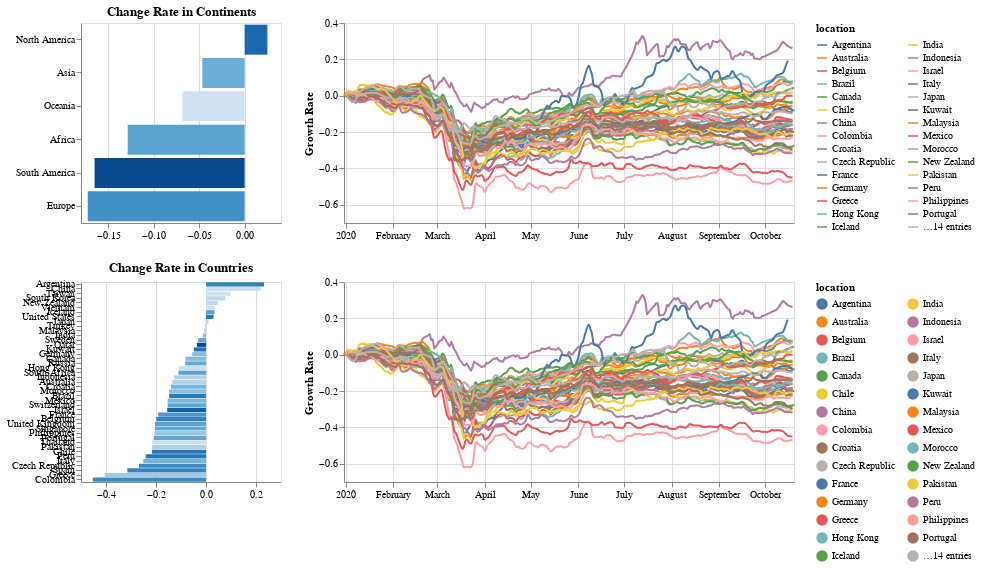

This figure's notebook cell:
### Markdown cell above
### Answer: YES! 

This chart is sorted by descending drop rate. For most of countries, dropped more means recovers more slowly. One outlier is Argentina. It sits 5th from the bottom, dropped most also recovered most. Also for many asian countries, e.g. South Korea, Japan..., they recovers fast even though they were more seriously attacked. Here, we created a wonderful interactive panel for you to discovery:

- the difference among continents
- the difference among countries in one continent
- the whole development of the growth line

_*Click the continent bar to see the difference among countries of this continent. You can also switch to One-Country-View by clicking the country name in the lower bar chart. To the right are the stock growth line of the selected stock markets. Don't forget to hover the mouse to see the date.
To clearify the comparison, the price on 19 Feb. was set as benchmark price, and the growth rate of others day was calculated accordingly.*_

### Code cell
alt.data_transformers.disable_max_rows()

selector = alt.selection_single(empty='all', fields=['continent'])
selector2 = alt.selection_single(empty='all', fields=['location'])

bar_country = alt.Chart(change_rate_indices_by_country).mark_bar().encode(
    alt.X('change_rate:Q', 
          title=None),
#           'Change Rate (19 Feb.- 14 Oct.)'),
    alt.Y('location:O',
          sort = alt.SortField(field = 'change_rate', order ='descending'),
          title=None),
    color=alt.Color('total_cases_per_million:Q',scale=alt.Scale(type='sqrt'), legend=None),
    tooltip = ['location', 'change_rate_percentage']
).properties(
    title = 'Change Rate in Countries',
    width = 200,
    height = 200,
).transform_filter(
    selector
).add_selection(
    selector2
)


bar_continent = alt.Chart(change_rate_indices_by_continent).mark_bar().encode(
    alt.X('change_rate:Q', 
          title=None),
    alt.Y('continent:O',
          sort = alt.SortField(field = 'change_rate', order ='descending'),
          title=None),
    color=alt.Color(
        'total_cases_per_million:Q',
        scale=alt.Scale(type='sqrt'),
    legend=None),
    tooltip = ['continent', 'change_rate_percentage']
).properties(
    title = 'Change Rate in Continents',
    width = 200,
    height = 200,
).add_selection(
    selector
)

###########################################

nearest2 = alt.selection(type='single', nearest=True, on='mouseover',
                        fields=['Date'], empty='none')

# The basic line
line = alt.Chart(world_index_hist_vertical_merged).mark_line(interpolate='basis').encode(
    alt.X('Date', title=None),
    alt.Y('Daily Change Rate', title='Growth Rate'),
    color=alt.Color('location', legend=alt.Legend(columns=2))
).properties(
    width=450, height=200    
).transform_filter(
    selector
)

line2 = alt.Chart(world_index_hist_vertical_merged).mark_line(interpolate='basis').encode(
    alt.X('Date', title=None),
    alt.Y('Daily Change Rate', title='Growth Rate'),
    color=alt.Color('location', legend=alt.Legend(columns=2)),
    tooltip = 'Date'
).transform_filter(
    selector2
)

selectors2 = alt.Chart(world_index_hist_vertical_merged).mark_point().encode(
    x='Date',
    opacity=alt.value(0),
).add_selection(
    nearest2
)


points2 = line2.mark_point().encode(
    opacity=alt.condition(nearest2, alt.value(1), alt.value(0))
)

text2 = line2.mark_text(align='left', dx=10, dy=-20).encode(
    text=alt.condition(nearest2, 'Date', alt.value(' '))
)

rules2 = alt.Chart(world_index_hist_vertical_merged).mark_rule(color='gray').encode(
    x='Date',
).transform_filter(
    nearest2
)


hist2 = alt.layer(
    line2, selectors2, points2, rules2, text2
).properties(
    width=450, height=200
)


(bar_continent | line)   & (bar_country | hist2)

### Figure 1 — Vega-Lite specification as saved in the notebook (floating-point values rounded to 4 significant figures; data arrays with more than 128 entries replaced by an {"elided": "..."} marker saying what was removed)
{"config": {"view": {"continuousWidth": 400, "continuousHeight": 300}}, "vconcat": [{"hconcat": [{"data": {"name": "data-2be8bad892a8cc6f79610defa8028ba7"}, "mark": "bar", "encoding": {"color": {"type": "quantitative", "field": "total_cases_per_million", "legend": null, "scale": {"type": "sqrt"}}, "tooltip": [{"type": "nominal", "field": "continent"}, {"type": "nominal", "field": "change_rate_percentage"}], "x": {"type": "quantitative", "field": "change_rate", "title": null}, "y": {"type": "ordinal", "field": "continent", "sort": {"field": "change_rate", "order": "descending"}, "title": null}}, "height": 200, "selection": {"selector001": {"type": "single", "empty": "all", "fields": ["continent"]}}, "title": "Change Rate in Continents", "width": 200}, {"data": {"name": "data-0c386a404825105d4674d6dd635f9f4a"}, "mark": {"type": "line", "interpolate": "basis"}, "encoding": {"color": {"type": "nominal", "field": "location", "legend": {"columns": 2}}, "x": {"type": "temporal", "field": "Date", "title": null}, "y": {"type": "quantitative", "field": "Daily Change Rate", "title": "Growth Rate"}}, "height": 200, "transform": [{"filter": {"selection": "selector001"}}], "width": 450}]}, {"hconcat": [{"data": {"name": "data-57914bb45338b659df44989384dd0c97"}, "mark": "bar", "encoding": {"color": {"type": "quantitative", "field": "total_cases_per_million", "legend": null, "scale": {"type": "sqrt"}}, "tooltip": [{"type": "nominal", "field": "location"}, {"type": "nominal", "field": "change_rate_percentage"}], "x": {"type": "quantitative", "field": "change_rate", "title": null}, "y": {"type": "ordinal", "field": "location", "sort": {"field": "change_rate", "order": "descending"}, "title": null}}, "height": 200, "selection": {"selector002": {"type": "single", "empty": "all", "fields": ["location"]}}, "title": "Change Rate in Countries", "transform": [{"filter": {"selection": "selector001"}}], "width": 200}, {"layer": [{"mark": {"type": "line", "interpolate": "basis"}, "encoding": {"color": {"type": "nominal", "field": "location", "legend": {"columns": 2}}, "tooltip": {"type": "temporal", "field": "Date"}, "x": {"type": "temporal", "field": "Date", "title": null}, "y": {"type": "quantitative", "field": "Daily Change Rate", "title": "Growth Rate"}}, "transform": [{"filter": {"selection": "selector002"}}]}, {"mark": "point", "encoding": {"opacity": {"value": 0}, "x": {"type": "temporal", "field": "Date"}}, "selection": {"selector003": {"type": "single", "nearest": true, "on": "mouseover", "fields": ["Date"], "empty": "none"}}}, {"mark": "point", "encoding": {"color": {"type": "nominal", "field": "location", "legend": {"columns": 2}}, "opacity": {"condition": {"value": 1, "selection": "selector003"}, "value": 0}, "tooltip": {"type": "temporal", "field": "Date"}, "x": {"type": "temporal", "field": "Date", "title": null}, "y": {"type": "quantitative", "field": "Daily Change Rate", "title": "Growth Rate"}}, "transform": [{"filter": {"selection": "selector002"}}]}, {"mark": {"type": "rule", "color": "gray"}, "encoding": {"x": {"type": "temporal", "field": "Date"}}, "transform": [{"filter": {"selection": "selector003"}}]}, {"mark": {"type": "text", "align": "left", "dx": 10, "dy": -20}, "encoding": {"color": {"type": "nominal", "field": "location", "legend": {"columns": 2}}, "text": {"condition": {"type": "temporal", "field": "Date", "selection": "selector003"}, "value": " "}, "tooltip": {"type": "temporal", "field": "Date"}, "x": {"type": "temporal", "field": "Date", "title": null}, "y": {"type": "quantitative", "field": "Daily Change Rate", "title": "Growth Rate"}}, "transform": [{"filter": {"selection": "selector002"}}]}], "data": {"name": "data-0c386a404825105d4674d6dd635f9f4a"}, "height": 200, "width": 450}]}], "$schema": "https://vega.github.io/schema/vega-lite/v4.8.1.json", "datasets": {"data-2be8bad892a8cc6f79610defa8028ba7": [{"continent": "Africa", "change_rate": -0.1286, "id": 607.0, "Latitude (average)": 1.5, "Longitude (average)": 9.5, "total_cases_per_million": 8445.0, "change_rate_percentage": "-12.86%"}, {"continent": "Asia", "change_rate": -0.04655, "id": 459.3, "Latitude (average)": 19.38, "Longitude (average)": 96.93, "total_cases_per_million": 6962.0, "change_rate_percentage": "-4.66%"}, {"continent": "Europe", "change_rate": -0.1726, "id": 429.9, "Latitude (average)": 48.57, "Longitude (average)": 12.24, "total_cases_per_million": 11360.0, "change_rate_percentage": "-17.26%"}, {"continent": "North America", "change_rate": 0.02503, "id": 645.1, "Latitude (average)": 39.27, "Longitude (average)": -97.55, "total_cases_per_million": 18240.0, "change_rate_percentage": "2.50%"}, {"continent": "Oceania", "change_rate": -0.06854, "id": 208.7, "Latitude (average)": -31.67, "Longitude (average)": 146.7, "total_cases_per_million": 825.2, "change_rate_percentage": "-6.85%"}, {"continent": "South America", "change_rate": -0.1651, "id": 206.8, "Latitude (average)": -16.0, "Longitude (average)": -67.6, "total_cases_per_million": 23940.0, "change_rate_percentage": "-16.51%"}], "data-0c386a404825105d4674d6dd635f9f4a": {"elided": "8773 records"}, "data-57914bb45338b659df44989384dd0c97": [{"location": "Argentina", "Name": "^MERV", "change_rate": 0.2319, "change_rate_percentage": "23.19%", "Alpha-2 code": "AR", "Alpha-3 code": "ARG", "id": 32, "Latitude (average)": -34.0, "Longitude (average)": -64.0, "total_cases_per_million": 22950.0, "continent": "South America", "change_rate_nom": 0.2319}, {"location": "Australia", "Name": "^AXJO", "change_rate": -0.1351, "change_rate_percentage": "-13.51%", "Alpha-2 code": "AU", "Alpha-3 code": "AUS", "id": 36, "Latitude (average)": -27.0, "Longitude (average)": 133.0, "total_cases_per_million": 1076.0, "continent": "Oceania", "change_rate_nom": 0.1351}, {"location": "Belgium", "Name": "^BFX", "change_rate": -0.1989, "change_rate_percentage": "-19.89%", "Alpha-2 code": "BE", "Alpha-3 code": "BEL", "id": 56, "Latitude (average)": 50.83, "Longitude (average)": 4.0, "total_cases_per_million": 21590.0, "continent": "Europe", "change_rate_nom": 0.1989}, {"location": "Brazil", "Name": "^BVSP", "change_rate": -0.1475, "change_rate_percentage": "-14.75%", "Alpha-2 code": "BR", "Alpha-3 code": "BRA", "id": 76, "Latitude (average)": -10.0, "Longitude (average)": -55.0, "total_cases_per_million": 24930.0, "continent": "South America", "change_rate_nom": 0.1475}, {"location": "Canada", "Name": "^GSPTSE", "change_rate": -0.08201, "change_rate_percentage": "-8.20%", "Alpha-2 code": "CA", "Alpha-3 code": "CAN", "id": 124, "Latitude (average)": 60.0, "Longitude (average)": -95.0, "total_cases_per_million": 5468.0, "continent": "North America", "change_rate_nom": 0.08201}, {"location": "Chile", "Name": "WICHL.FGI", "change_rate": -0.2161, "change_rate_percentage": "-21.61%", "Alpha-2 code": "CL", "Alpha-3 code": "CHL", "id": 152, "Latitude (average)": -30.0, "Longitude (average)": -71.0, "total_cases_per_million": 25930.0, "continent": "South America", "change_rate_nom": 0.2161}, {"location": "China", "Name": "399001.SZ", "change_rate": 0.2185, "change_rate_percentage": "21.85%", "Alpha-2 code": "CN", "Alpha-3 code": "CHN", "id": 156, "Latitude (average)": 35.0, "Longitude (average)": 105.0, "total_cases_per_million": 63.26, "continent": "Asia", "change_rate_nom": 0.2185}, {"location": "Colombia", "Name": "WICOL.FGI", "change_rate": -0.4527, "change_rate_percentage": "-45.27%", "Alpha-2 code": "CO", "Alpha-3 code": "COL", "id": 170, "Latitude (average)": 4.0, "Longitude (average)": -72.0, "total_cases_per_million": 19290.0, "continent": "South America", "change_rate_nom": 0.4527}, {"location": "Croatia", "Name": "CRE.VI", "change_rate": -0.1403, "change_rate_percentage": "-14.03%", "Alpha-2 code": "HR", "Alpha-3 code": "HRV", "id": 191, "Latitude (average)": 45.17, "Longitude (average)": 15.5, "total_cases_per_million": 6890.0, "continent": "Europe", "change_rate_nom": 0.1403}, {"location": "Czech Republic", "Name": "WICZH.FGI", "change_rate": -0.268, "change_rate_percentage": "-26.80%", "Alpha-2 code": "CZ", "Alpha-3 code": "CZE", "id": 203, "Latitude (average)": 49.75, "Longitude (average)": 15.5, "total_cases_per_million": 19510.0, "continent": "Europe", "change_rate_nom": 0.268}, {"location": "France", "Name": "^FCHI", "change_rate": -0.1914, "change_rate_percentage": "-19.14%", "Alpha-2 code": "FR", "Alpha-3 code": "FRA", "id": 250, "Latitude (average)": 46.0, "Longitude (average)": 2.0, "total_cases_per_million": 14670.0, "continent": "Europe", "change_rate_nom": 0.1914}, {"location": "Germany", "Name": "^GDAXI", "change_rate": -0.05518, "change_rate_percentage": "-5.52%", "Alpha-2 code": "DE", "Alpha-3 code": "DEU", "id": 276, "Latitude (average)": 51.0, "Longitude (average)": 9.0, "total_cases_per_million": 4679.0, "continent": "Europe", "change_rate_nom": 0.05518}, {"location": "Greece", "Name": "WIGRC.FGI", "change_rate": -0.4048, "change_rate_percentage": "-40.48%", "Alpha-2 code": "GR", "Alpha-3 code": "GRC", "id": 300, "Latitude (average)": 39.0, "Longitude (average)": 22.0, "total_cases_per_million": 2622.0, "continent": "Europe", "change_rate_nom": 0.4048}, {"location": "Hong Kong", "Name": "^HSI", "change_rate": -0.1081, "change_rate_percentage": "-10.81%", "Alpha-2 code": "HK", "Alpha-3 code": "HKG", "id": 344, "Latitude (average)": 22.25, "Longitude (average)": 114.2, "total_cases_per_million": 63.26, "continent": "Asia", "change_rate_nom": 0.1081}, {"location": "Iceland", "Name": "^OMXI10", "change_rate": 0.03396, "change_rate_percentage": "3.40%", "Alpha-2 code": "IS", "Alpha-3 code": "ISL", "id": 352, "Latitude (average)": 65.0, "Longitude (average)": -18.0, "total_cases_per_million": 12400.0, "continent": "Europe", "change_rate_nom": 0.03396}, {"location": "India", "Name": "^BSESN", "change_rate": -0.01278, "change_rate_percentage": "-1.28%", "Alpha-2 code": "IN", "Alpha-3 code": "IND", "id": 356, "Latitude (average)": 20.0, "Longitude (average)": 77.0, "total_cases_per_million": 5585.0, "continent": "Asia", "change_rate_nom": 0.01278}, {"location": "Indonesia", "Name": "^JKSE", "change_rate": -0.127, "change_rate_percentage": "-12.70%", "Alpha-2 code": "ID", "Alpha-3 code": "IDN", "id": 360, "Latitude (average)": -5.0, "Longitude (average)": 120.0, "total_cases_per_million": 1364.0, "continent": "Asia", "change_rate_nom": 0.127}, {"location": "Israel", "Name": "^TA125.TA", "change_rate": -0.1551, "change_rate_percentage": "-15.51%", "Alpha-2 code": "IL", "Alpha-3 code": "ISR", "id": 376, "Latitude (average)": 31.5, "Longitude (average)": 34.75, "total_cases_per_million": 35510.0, "continent": "Asia", "change_rate_nom": 0.1551}, {"location": "Italy", "Name": "WIITA.FGI", "change_rate": -0.2507, "change_rate_percentage": "-25.07%", "Alpha-2 code": "IT", "Alpha-3 code": "ITA", "id": 380, "Latitude (average)": 42.83, "Longitude (average)": 12.83, "total_cases_per_million": 7437.0, "continent": "Europe", "change_rate_nom": 0.2507}, {"location": "Japan", "Name": "^N225", "change_rate": 0.009659, "change_rate_percentage": "0.97%", "Alpha-2 code": "JP", "Alpha-3 code": "JPN", "id": 392, "Latitude (average)": 36.0, "Longitude (average)": 138.0, "total_cases_per_million": 747.4, "continent": "Asia", "change_rate_nom": 0.009659}, {"location": "Kuwait", "Name": "^DJIMKW", "change_rate": -0.04857, "change_rate_percentage": "-4.86%", "Alpha-2 code": "KW", "Alpha-3 code": "KWT", "id": 414, "Latitude (average)": 29.34, "Longitude (average)": 47.66, "total_cases_per_million": 27760.0, "continent": "Asia", "change_rate_nom": 0.04857}, {"location": "Malaysia", "Name": "^KLSE", "change_rate": -0.007111, "change_rate_percentage": "-0.71%", "Alpha-2 code": "MY", "Alpha-3 code": "MYS", "id": 458, "Latitude (average)": 2.5, "Longitude (average)": 112.5, "total_cases_per_million": 709.3, "continent": "Asia", "change_rate_nom": 0.007111}, {"location": "Mexico", "Name": "^MXX", "change_rate": -0.1531, "change_rate_percentage": "-15.31%", "Alpha-2 code": "MX", "Alpha-3 code": "MEX", "id": 484, "Latitude (average)": 23.0, "Longitude (average)": -102.0, "total_cases_per_million": 6729.0, "continent": "North America", "change_rate_nom": 0.1531}, {"location": "Morocco", "Name": "^NQMAEUR", "change_rate": -0.147, "change_rate_percentage": "-14.70%", "Alpha-2 code": "MA", "Alpha-3 code": "MAR", "id": 504, "Latitude (average)": 32.0, "Longitude (average)": -5.0, "total_cases_per_million": 4947.0, "continent": "Africa", "change_rate_nom": 0.147}, {"location": "New Zealand", "Name": "^NZ50", "change_rate": 0.04696, "change_rate_percentage": "4.70%", "Alpha-2 code": "NZ", "Alpha-3 code": "NZL", "id": 554, "Latitude (average)": -41.0, "Longitude (average)": 174.0, "total_cases_per_million": 323.1, "continent": "Oceania", "change_rate_nom": 0.04696}, {"location": "Pakistan", "Name": "WIPAK.FGI", "change_rate": -0.2158, "change_rate_percentage": "-21.58%", "Alpha-2 code": "PK", "Alpha-3 code": "PAK", "id": 586, "Latitude (average)": 30.0, "Longitude (average)": 70.0, "total_cases_per_million": 1473.0, "continent": "Asia", "change_rate_nom": 0.2158}, {"location": "Peru", "Name": "WIPER.FGI", "change_rate": -0.241, "change_rate_percentage": "-24.10%", "Alpha-2 code": "PE", "Alpha-3 code": "PER", "id": 604, "Latitude (average)": -10.0, "Longitude (average)": -76.0, "total_cases_per_million": 26590.0, "continent": "South America", "change_rate_nom": 0.241}, {"location": "Philippines", "Name": "WIPHL.FGI", "change_rate": -0.2061, "change_rate_percentage": "-20.61%", "Alpha-2 code": "PH", "Alpha-3 code": "PHL", "id": 608, "Latitude (average)": 13.0, "Longitude (average)": 122.0, "total_cases_per_million": 3306.0, "continent": "Asia", "change_rate_nom": 0.2061}, {"location": "Portugal", "Name": "PSI20.LS", "change_rate": -0.2089, "change_rate_percentage": "-20.89%", "Alpha-2 code": "PT", "Alpha-3 code": "PRT", "id": 620, "Latitude (average)": 39.5, "Longitude (average)": -8.0, "total_cases_per_million": 10420.0, "continent": "Europe", "change_rate_nom": 0.2089}, {"location": "Qatar", "Name": "WIQAT.FGI", "change_rate": -0.03658, "change_rate_percentage": "-3.66%", "Alpha-2 code": "QA", "Alpha-3 code": "QAT", "id": 634, "Latitude (average)": 25.5, "Longitude (average)": 51.25, "total_cases_per_million": 45200.0, "continent": "Asia", "change_rate_nom": 0.03658}, {"location": "Russia", "Name": "IMOEX.ME", "change_rate": -0.08299, "change_rate_percentage": "-8.30%", "Alpha-2 code": "RU", "Alpha-3 code": "RUS", "id": 643, "Latitude (average)": 60.0, "Longitude (average)": 100.0, "total_cases_per_million": 9918.0, "continent": "Europe", "change_rate_nom": 0.08299}, {"location": "Singapore", "Name": "^STI", "change_rate": -0.2048, "change_rate_percentage": "-20.48%", "Alpha-2 code": "SG", "Alpha-3 code": "SGP", "id": 702, "Latitude (average)": 1.367, "Longitude (average)": 103.8, "total_cases_per_million": 9902.0, "continent": "Asia", "change_rate_nom": 0.2048}, {"location": "South Africa", "Name": "^JN0U.JO", "change_rate": -0.1102, "change_rate_percentage": "-11.02%", "Alpha-2 code": "ZA", "Alpha-3 code": "ZAF", "id": 710, "Latitude (average)": -29.0, "Longitude (average)": 24.0, "total_cases_per_million": 11940.0, "continent": "Africa", "change_rate_nom": 0.1102}, {"location": "South Korea", "Name": "^KS11", "change_rate": 0.07697, "change_rate_percentage": "7.70%", "Alpha-2 code": "KR", "Alpha-3 code": "KOR", "id": 410, "Latitude (average)": 37.0, "Longitude (average)": 127.5, "total_cases_per_million": 498.2, "continent": "Asia", "change_rate_nom": 0.07697}, {"location": "Spain", "Name": "WIESP.FGI", "change_rate": -0.3146, "change_rate_percentage": "-31.46%", "Alpha-2 code": "ES", "Alpha-3 code": "ESP", "id": 724, "Latitude (average)": 40.0, "Longitude (average)": -4.0, "total_cases_per_million": 21500.0, "continent": "Europe", "change_rate_nom": 0.3146}, {"location": "Sweden", "Name": "^OMX", "change_rate": -0.03127, "change_rate_percentage": "-3.13%", "Alpha-2 code": "SE", "Alpha-3 code": "SWE", "id": 752, "Latitude (average)": 62.0, "Longitude (average)": 15.0, "total_cases_per_million": 10630.0, "continent": "Europe", "change_rate_nom": 0.03127}, {"location": "Switzerland", "Name": "^STOXX50E", "change_rate": -0.1531, "change_rate_percentage": "-15.31%", "Alpha-2 code": "CH", "Alpha-3 code": "CHE", "id": 756, "Latitude (average)": 47.0, "Longitude (average)": 8.0, "total_cases_per_million": 10600.0, "continent": "Europe", "change_rate_nom": 0.1531}, {"location": "Taiwan", "Name": "^TWII", "change_rate": 0.09869, "change_rate_percentage": "9.87%", "Alpha-2 code": "TW", "Alpha-3 code": "TWN", "id": 158, "Latitude (average)": 23.5, "Longitude (average)": 121.0, "total_cases_per_million": 22.84, "continent": "Asia", "change_rate_nom": 0.09869}, {"location": "Thailand", "Name": "WITHA.FGI", "change_rate": -0.2154, "change_rate_percentage": "-21.54%", "Alpha-2 code": "TH", "Alpha-3 code": "THA", "id": 764, "Latitude (average)": 15.0, "Longitude (average)": 100.0, "total_cases_per_million": 53.28, "continent": "Asia", "change_rate_nom": 0.2154}, {"location": "Turkey", "Name": "XU100.IS", "change_rate": -0.00224, "change_rate_percentage": "-0.22%", "Alpha-2 code": "TR", "Alpha-3 code": "TUR", "id": 792, "Latitude (average)": 39.0, "Longitude (average)": 35.0, "total_cases_per_million": 4191.0, "continent": "Asia", "change_rate_nom": 0.00224}, {"location": "United Kingdom", "Name": "^FTSE", "change_rate": -0.2041, "change_rate_percentage": "-20.41%", "Alpha-2 code": "GB", "Alpha-3 code": "GBR", "id": 826, "Latitude (average)": 54.0, "Longitude (average)": -2.0, "total_cases_per_million": 11630.0, "continent": "Europe", "change_rate_nom": 0.2041}, {"location": "United States", "Name": "^GSPC", "change_rate": 0.03028, "change_rate_percentage": "3.03%", "Alpha-2 code": "US", "Alpha-3 code": "USA", "id": 840, "Latitude (average)": 38.0, "Longitude (average)": -97.0, "total_cases_per_million": 25180.0, "continent": "North America", "change_rate_nom": 0.03028}, {"location": "Vietnam", "Name": "FVTT.FGI", "change_rate": 0.03602, "change_rate_percentage": "3.60%", "Alpha-2 code": "VN", "Alpha-3 code": "VNM", "id": 704, "Latitude (average)": 16.0, "Longitude (average)": 106.0, "total_cases_per_million": 11.76, "continent": "Asia", "change_rate_nom": 0.03602}]}}
